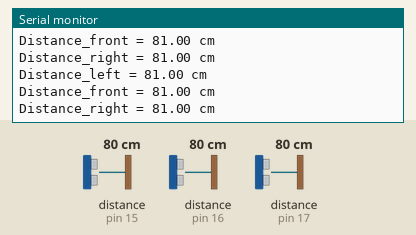
Simulated run of this sketch. Board: Arduino Uno, built with avr-gcc and run on an emulated ATmega328P. Parts: the last lines printed to the serial monitor. The inputs (shaded band) are chosen by the test bench; at power-on: distance to the obstacle (sensors on pin 15, pin 16, pin 17) 80 cm. The echo pulse lasts 58.3 µs per cm.

Above: at 1.8 s.
1.9 s: distance to the obstacle (sensor on pin 15) set to 2 cm
At 2.8 s:
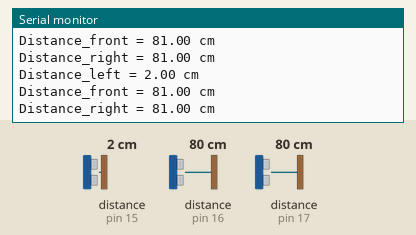
3.4 s: distance to the obstacle (sensor on pin 16) set to 2 cm
At 4.7 s:
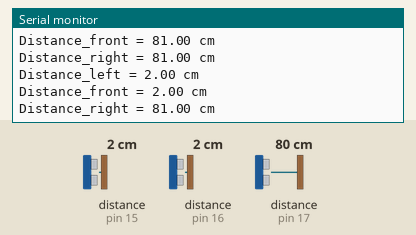
4.9 s: distance to the obstacle (sensor on pin 17) set to 2 cm
At 5.8 s:
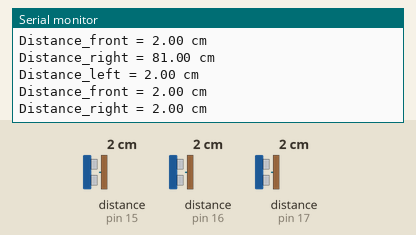
6.4 s: distance to the obstacle (sensor on pin 15) set to 4 cm
At 7.7 s:
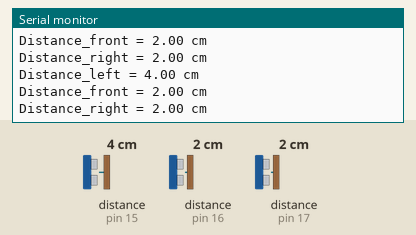
7.9 s: distance to the obstacle (sensor on pin 16) set to 4 cm
At 9.1 s:
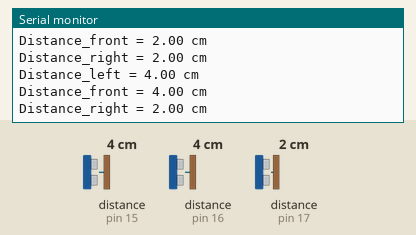
9.4 s: distance to the obstacle (sensor on pin 17) set to 4 cm
At 11.1 s:
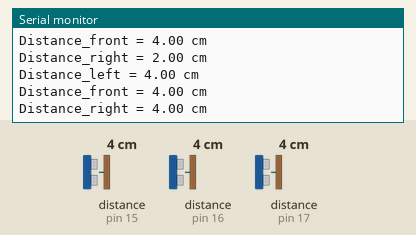
Timing chart, 0 to 11.9 s (numbered marks = the images above; inputs shaded):
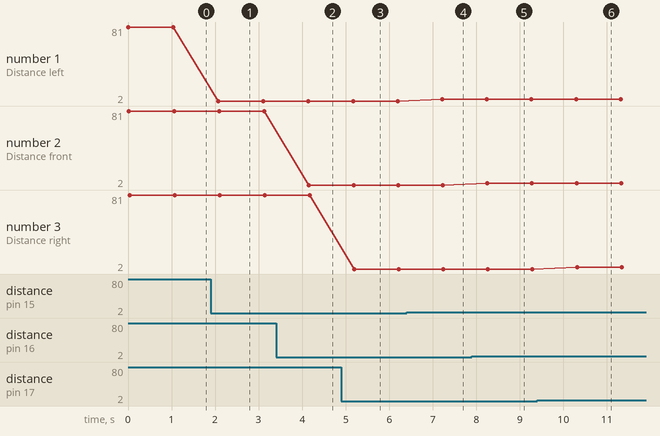

The sketch:

sketch_jan3b.ino
```cpp
#include<NewPing.h>// include newping library
NewPing sonar (15, 15, 400);// create ultrasonic object with the following parameters (Trig=3, Echo=2, Max distance=400cm)
float distance;// initialize a variable of type float

NewPing sonar_2 (16, 16, 400);// create ultrasonic object with the following parameters (Trig=3, Echo=2, Max distance=400cm)
float distance_2;// initialize a variable of type float

NewPing sonar_3 (17, 17, 400);// create ultrasonic object with the following parameters (Trig=3, Echo=2, Max distance=400cm)
float distance_3;// initialize a variable of type float
void setup() {

Serial.begin (115200);// initialize serial communication at 9600 bits per second

}
void loop(){

distance = sonar.ping_cm();// putting the measured value in distance
Serial.print("Distance_left = ");// print "Distance"
Serial.print(distance);// print the value of the distance
Serial.println(" cm");// print "cm"
delay(10);

distance_2 = sonar_2.ping_cm();// putting the measured value in distance
Serial.print("Distance_front = ");// print "Distance"
Serial.print(distance_2);// print the value of the distance
Serial.println(" cm");// print "cm"
delay(10);

distance_3 = sonar_3.ping_cm();// putting the measured value in distance
Serial.print("Distance_right = ");// print "Distance"
Serial.print(distance_3);// print the value of the distance
Serial.println(" cm");// print "cm"
delay(1000);

}
```

Measured:
- after the input at 1.9 s, the serial monitor: prints a new line after 0.18 s (image 1)
- after the input at 3.4 s, the serial monitor: prints a new line after 0.75 s (image 2)
- after the input at 4.9 s, the serial monitor: prints a new line after 0.29 s (image 3)
- after the input at 6.4 s, the serial monitor: prints a new line after 0.82 s (image 4)
- after the input at 7.9 s, the serial monitor: prints a new line after 0.36 s (image 5)
- after the input at 9.4 s, the serial monitor: prints a new line after 0.92 s (image 6)
- plotted number 1: 81 → 2 after the input at 1.9 s, 2 → 4 after the input at 6.4 s
